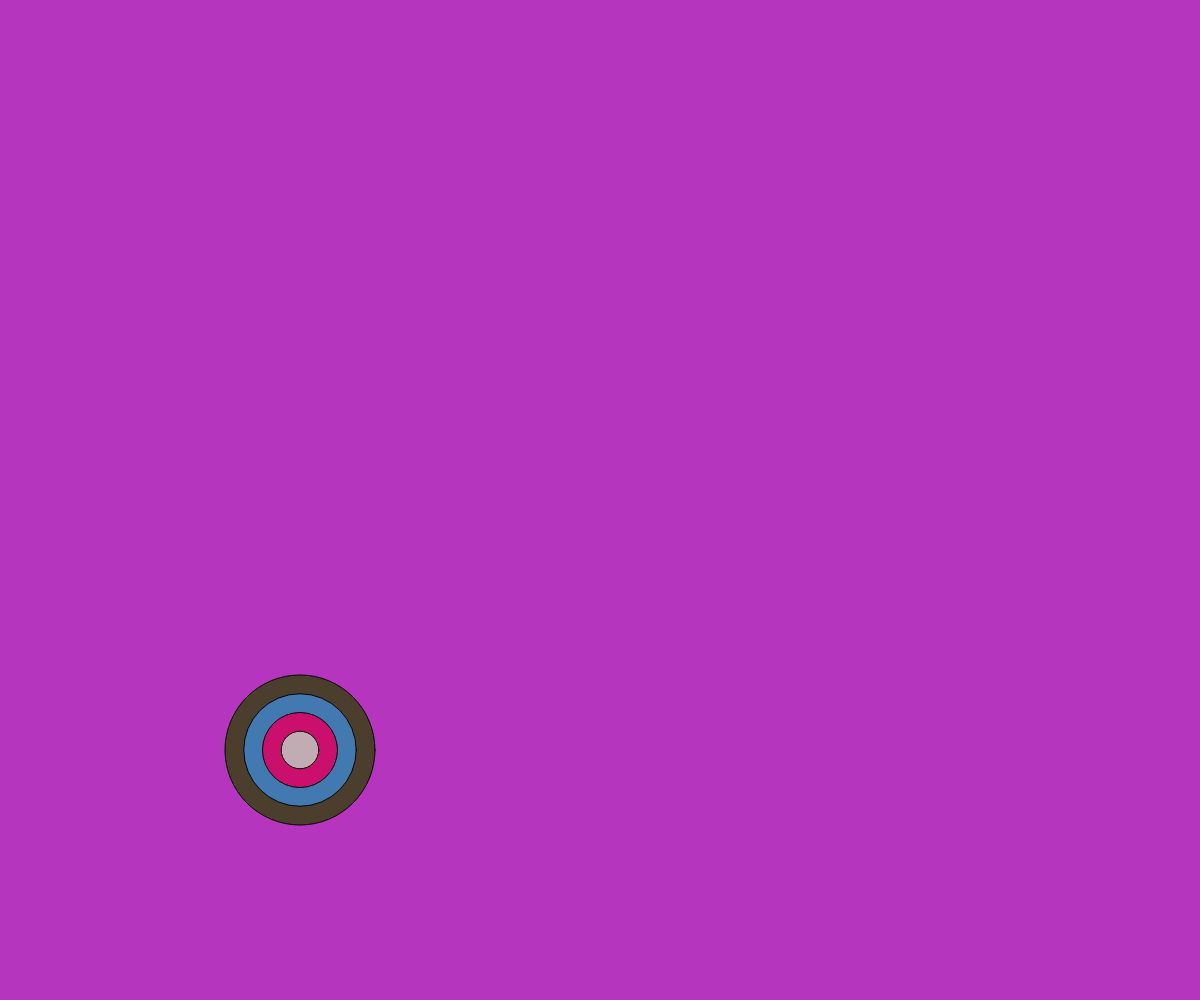
Frame 1 (no input)
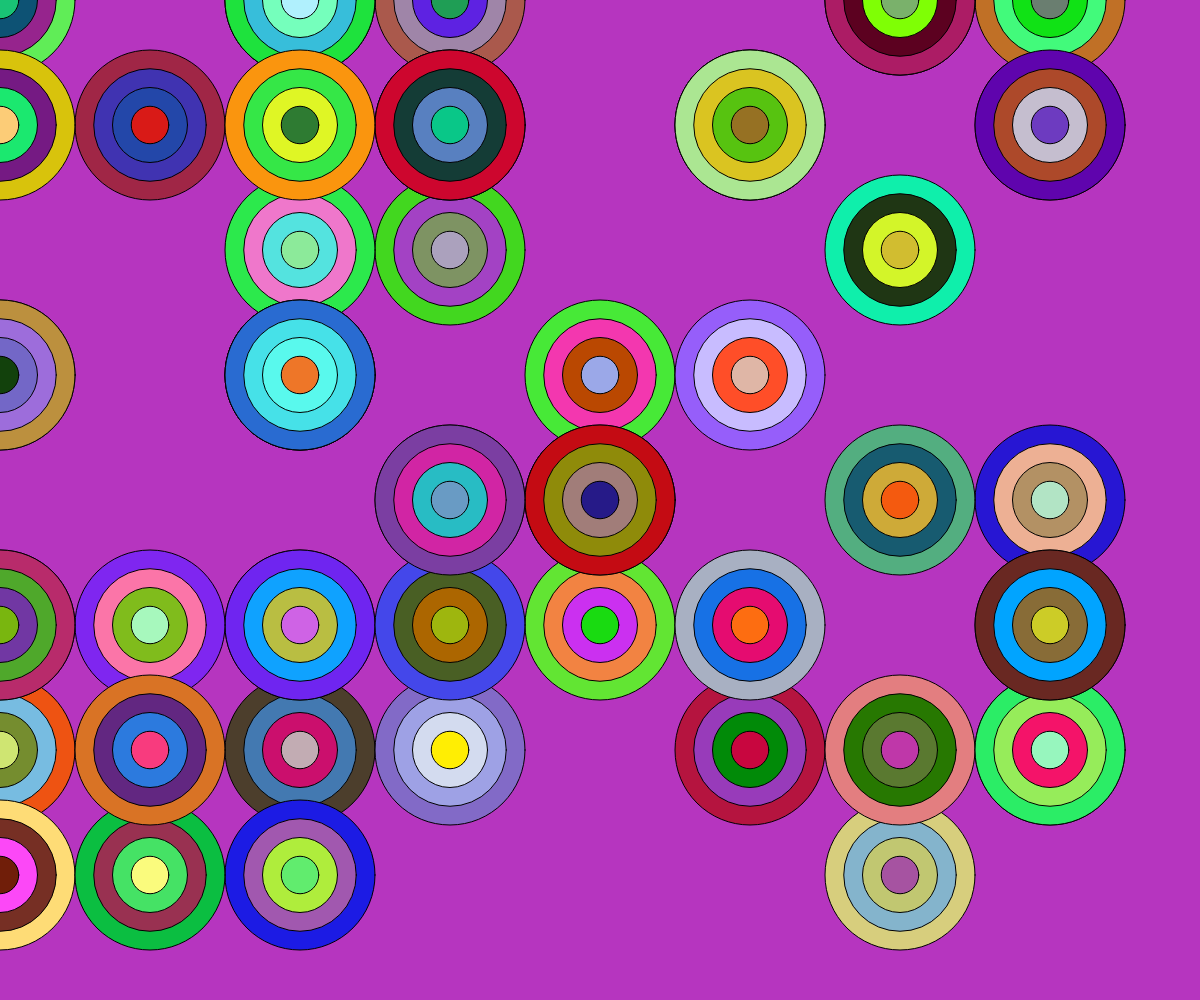
Frame 60 (no input)
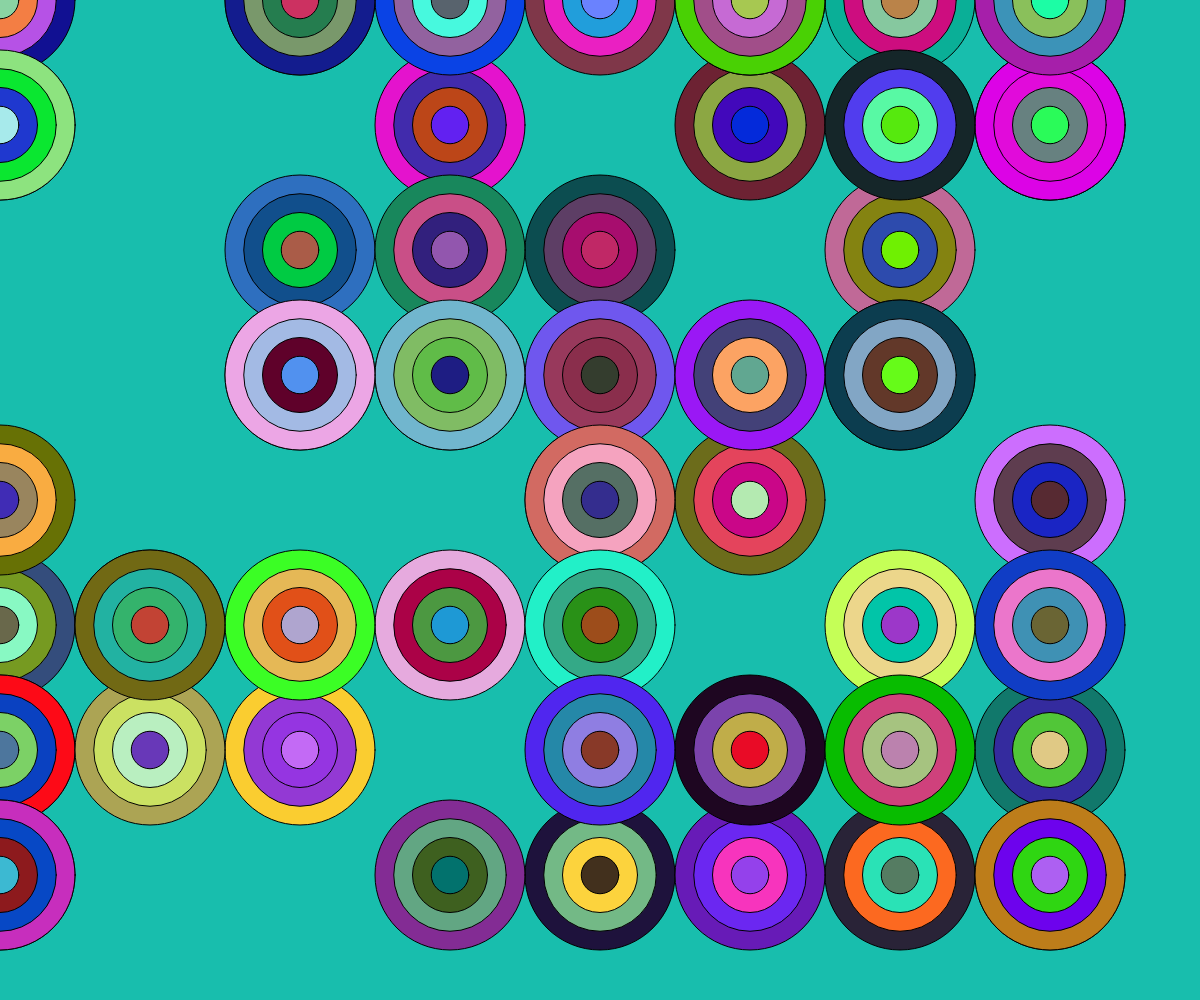
Frame 120 (the mouse pressed at the canvas centre since frame 60)

The p5.js sketch that drew these frames (run headless with seeded random() and noise() and a simulated clock; from frame 60 on, the mouse is pressed at the canvas centre):

// p5.js sketch
// ── sketch.js
function setup() {
  createCanvas(windowWidth, windowHeight);
  background(random(255), random(255), random(255));
}
function draw() {
  let w = int(width / 8);
  let h = int(height / 8);
  let x = int(random(width / w)) * w;
  let y = int(random(height / h)) * h;
  draw_bullseye(x, y, w, h);
}
function draw_bullseye(x, y, w, h) {
  fill(random(255), random(255), random(255));
  circle(x, y, w);
  fill(random(255), random(255), random(255));
  circle(x, y, w * 0.75);
  fill(random(255), random(255), random(255));
  circle(x, y, w * 0.5);
  fill(random(255), random(255), random(255));
  circle(x, y, w * 0.25);
}
function mousePressed() {
  background(random(255), random(255), random(255));
}
